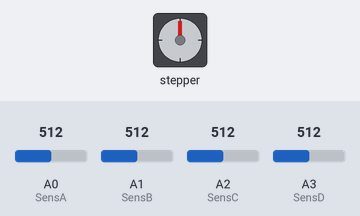
A sketch run on a simulated Arduino Uno, built with avr-gcc and run on an emulated ATmega328P. Parts: stepper motor. Inputs (shaded band) come from the test bench; at power-on: A0 (SensA) = 512, A1 (SensB) = 512, A2 (SensC) = 512, A3 (SensD) = 512. Stepper angles assume 200 steps per turn.

Above: at 9.2 s.
Timing chart, 0 to 10.7 s (numbered marks = the images above):
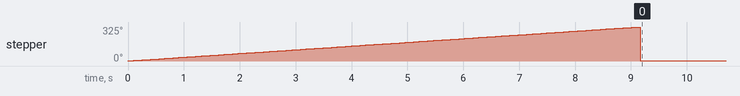

The sketch:

sweepSun.ino
```cpp
#include <Stepper.h>

Stepper AzStepper = Stepper(200,1,2,3,4);
Stepper AlStepper = Stepper(200,5,6,7,8);

#define SensA A0
#define SensB A1
#define SensC A2
#define SensD A3

void setup()
{
  sweepSun();
}

void loop()
{

}

int sweepSun() // this function always creates a new baseStepAz
{
  Serial.begin(9600);

    //variables for loop 1
  int sunData[181];
  int positionData[181];
  int SenseAvg = 0;

  for (int i = 0; i <= 180; i++) //this block does the physical sweep of the panel to collect sun data at each position.
  {
    AzStepper.step(1);
    delay(50); //allow time for the servo to reach the target position.
    SenseAvg = 0.25 * ( analogRead(SensA) + analogRead(SensB) + analogRead(SensC) + analogRead(SensD)); //use all 4 sensors to get an accurate reading of the sun.
    sunData[i] = SenseAvg; //save the data at that point to an array
    positionData[i] = i; //save the number of steps associated with that sun reading
  }

  // variables for loop 2
  int A = 0; // the trailing comparison
  int B = sunData[0]; // the leading comparison
  int sunMaxIndex = -1; // if this doesn't change, code will error on purpose to show that the if statement is dysfunctional
  int sunMaxOld = 0;
  int sunMaxNew = 0; // the result of comparing A and B
  int AIndex = -1; // pointer to extract value A from sunData (don't use until incremented into the scope of the array after 1 iteration of the loop)
  int BIndex = 0; // pointer to extract value B from sunData

  for (int j = 0; j <= 180; j++) //this block sorts through the 2 created arrays in order to find the highest value sun and turn to it.
  {
    sunMaxNew = max(A, B); // compare A to B and save the index of whichever is greater within the if statement
    if (sunMaxNew == B && sunMaxNew > sunMaxOld) // if the present (not past A) value was greater than the trailing, it is worth a look to see if it is greater than the old maximum. If so, we have a new high Sun value.
    {
      sunMaxIndex = j; // Think of the comparison as causal, if present index has a big value, save it and use to return to that degree position
      sunMaxOld = B; // Keep track of this new highest sun Value
    }
    //after comparison, move up the window.
    // Here's a visual: START [A] { [B] .. .. .. .. .. .. .. ---> .. .. END}
    //                  START .. { .. .. .. .. [A] [B] .. .. ---> .. .. END}
    AIndex++;
    BIndex++;
    A = sunData[AIndex]; // extract new A value
    B = sunData[BIndex]; // extract new B value
  }

  // After finding the index of the max sun, turn to it
  AzStepper.step(positionData[sunMaxIndex] - 180); // use negative complementary amount of steps to turn back to the high Sun position.
  int baseStepAz = positionData[sunMaxIndex]; // save amount we stepped away from initial home 0 steps. Altitude baseStepAl remains at zero and will be set by trackSunAltitude()
  return baseStepAz;
}
```
